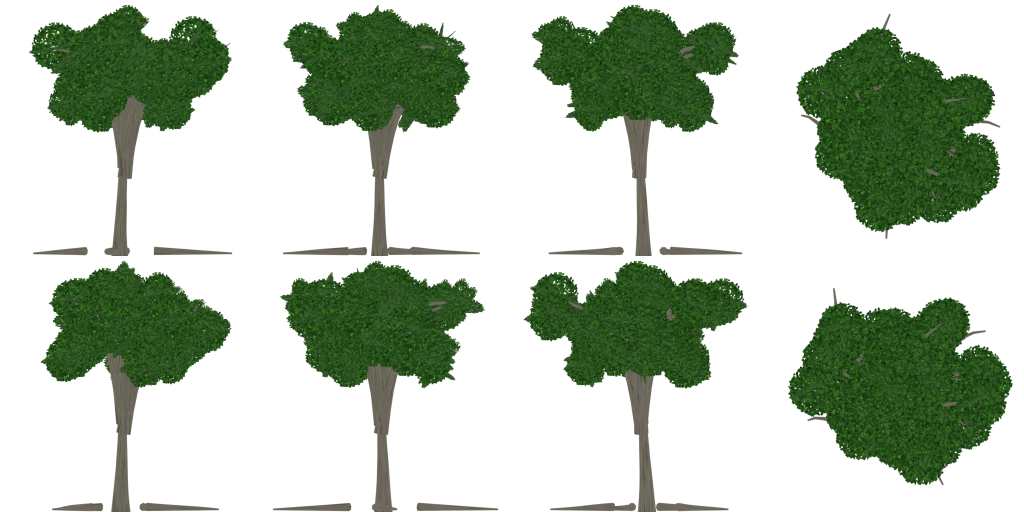
#> input picture apps/game/public-mobile/models/trees/a-cards.webp, 2048 x 1024 px (shown at 1/2 size)
$ python card_atlas.py ../../../apps/game/public-mobile/models/trees/sc-big-tropical-tree-cards.webp ../../../apps/game/public-mobile/models/trees/a-cards.webp out.png
#> lines starting #> are read from the running program, lines starting #| are printed output that depends on the picture
import numpy as np, sys
from PIL import Image
# python3 card_atlas.py <renders dir with forest-x-card-*.png> <atlas png from leaf_atlas.py> <out dir>
S=sys.argv[1].rstrip('/')+'/'
OUT=sys.argv[3]
leaf=np.asarray(Image.open(sys.argv[2]).convert('RGBA')).astype(float)
lh=leaf[:, leaf.shape[1]//4:]
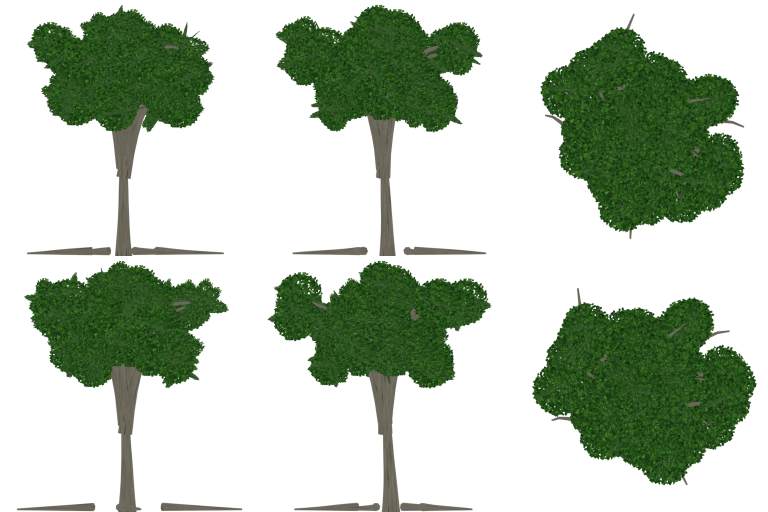
#> lh: shape (1024, 1536, 4) float64 (shown at 1/2 size); mean R, G, B, A 48.5, 82.6, 36.1, 87.7; transparent parts drawn white
target=lh[...,:3][lh[...,3]>128].mean(axis=0)
#> target = [46.25, 82.21, 33.6]
def pad(a):
    rgb=a[...,:3].copy(); have=a[...,3]>8
    mean=rgb[have].mean(axis=0) if have.any() else np.zeros(3)
    for _ in range(8):
        acc=np.zeros_like(rgb); cnt=np.zeros(have.shape)
        for dy in (-1,0,1):
            for dx in (-1,0,1):
                sh=np.roll(np.roll(rgb*have[...,None],dy,0),dx,1); sc=np.roll(np.roll(have,dy,0),dx,1)
                acc+=sh; cnt+=sc
        new=(~have)&(cnt>0)
        rgb[new]=acc[new]/cnt[new][:,None]; have=have|new
    rgb[~have]=mean
    return np.concatenate([rgb,a[...,3:4]],-1)
for t in 'abcdef':
    tiles=[]
    for row in (0,1):
        for k in ('0','1','2','top'):
#> (the run stopped early here; a loop or call above may not have finished)
